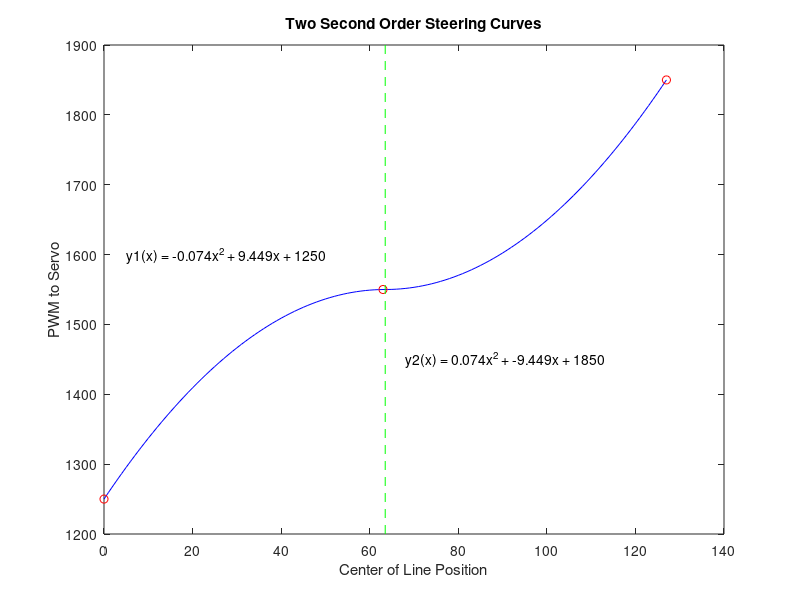

This chart was generated by the following MATLAB code:
%% Calibration Curve
%  Garret Hilton, Austin Rosenbaum, Meshal Albiaz
%  EELE 488 Montana State Univerity 
%
%  Second Order Polynomial Calibration curve 
%  inputs:
%    leftT PWM to turn to the far left 
%    rightT PWM to turn to the far right
%    middle PWM to drive straight
%
%    Initial Conditions:
%        y'(63) = 0 
%        y(0) = leftT
%        y(127) = rightT
%    Equation:
%    y(x) = for x <  64 y(x) = A*x^2  + B*x  + C 
%           for x >= 64 y(x) = A2*x^2 + B2*x + D 
% 

leftT = 1250;
rigthT = 1850;
middle = 1550;
tt = 0:1:127;

C = leftT;
D = rigthT;

A = C / (63.5*63.5) - middle/(63.5*63.5);

B = (-A)*63.5 - (C / 63.5) + middle/(63.5);

A2 = D / (63.5*63.5) - middle/(63.5*63.5);

B2 = -(A2)*63.5 - (D / 63.5) + middle/(63.5);

y = zeros(1, length(tt));
for kk = 0:(length(tt)-1)
    if kk <= 63
        y(kk+1) = A*kk*kk + B*kk + C;
    else
        y(kk+1) = A2*kk*kk + B2*kk + D;
    end
    
end
xV = [63.5, 63.5];
yV = [1200, 1900];
points = [leftT, middle, rigthT];
fprintf('\ny1(x) = %.3fx^2 + %.3fx + %d\n', A, B, C)
eq1 = sprintf('\ny1(x) = %.3fx^2 + %.3fx + %d\n', A, B, C);
fprintf('\ny2(x) = %.3fx^2 + %.3fx + %d\n', -A, -B, D)
eq2 = sprintf('\ny2(x) = %.3fx^2 + %.3fx + %d\n', -A, -B, D);
xPoints = [0, 63, 127];
plot(tt, y, 'b', xPoints, points, 'r o', xV, yV, 'g--')
text(5, 1600, eq1);
text (68, 1450, eq2);
title('Two Second Order Steering Curves')
ylabel('PWM to Servo')
xlabel ('Center of Line Position')
